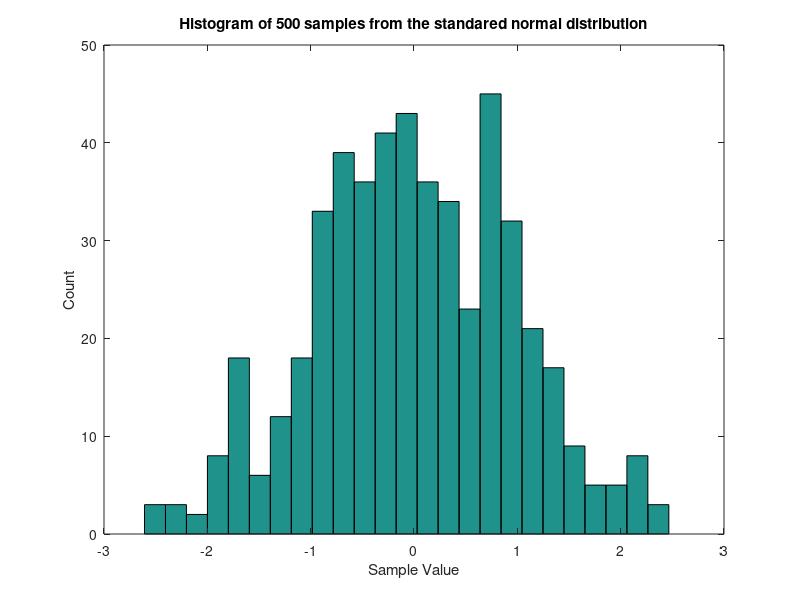
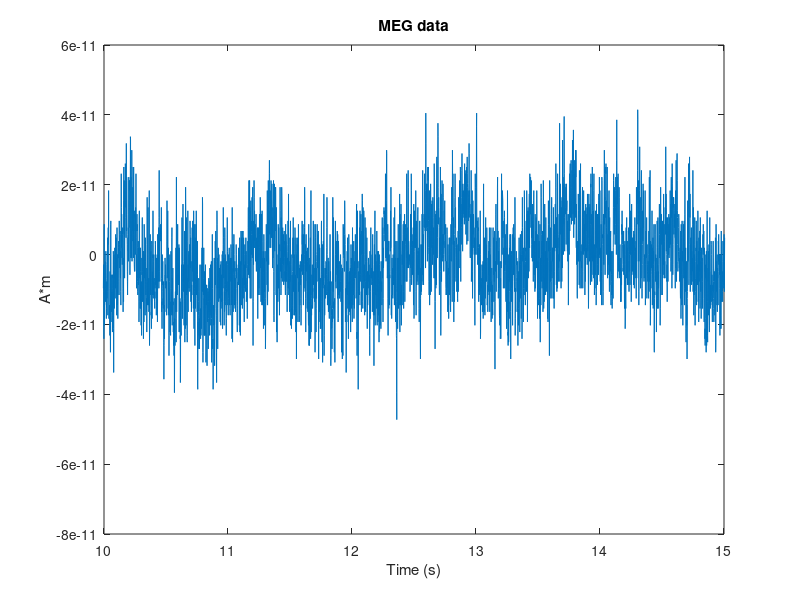

These charts were generated, in order, by the following MATLAB code:
%% HW #X: Emily Stephen

%% Problem 1

% Print 'x: hello world!' for x=1,...,10
for i=1:10,
    display([num2str(i) ': hello world!'])
end

%% Problem 2

% (a) sample 500 numbers from the standard normal distribution
x = randn(1,500);

% (b) plot a histogram of the results with 25 bins
hist(x,25)
xlabel('Sample Value')
ylabel('Count')
title('Histogram of 500 samples from the standared normal distribution')

%% Problem 3

% (a) Load the MEG data
load('meg_data.mat'); % contains the variable back_average

% (b) Create an array for the time axis, assuming that the sampling rate is
% 1000 samples per second.
Fs = 1000; % sampling rate
t = (1:length(back_average))/Fs; % Create the time axis

% (c) Plot the results
figure, plot(t,back_average)
title('MEG data')
xlabel('Time (s)'), ylabel('A*m')
xlim([10,15])